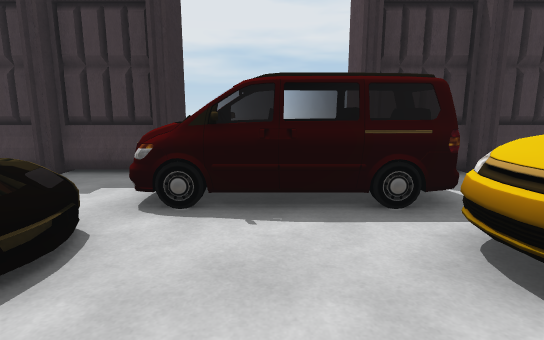
[1] (above)

20 first-person views from a walk through a 3-D level made in the Unity game engine. The camera is 1.4 m above the floor, tilts 10° down and sees 80° across. The floor is counted in squares, 1 m on a side. Each view is taken from the middle of a square. On the plan, view 1 faces up. The plan holds only what a view shows up to about 15 squares ahead; the rest is blank. The place goes on beyond the plan. The player character is not drawn.

[2]
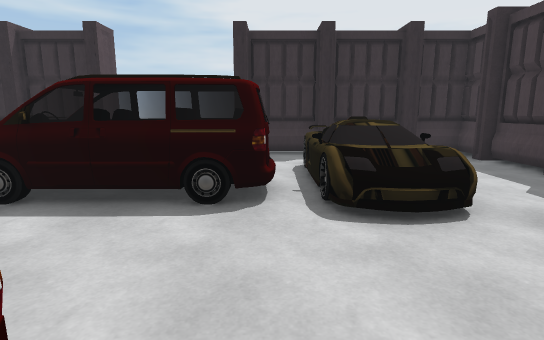

[3]
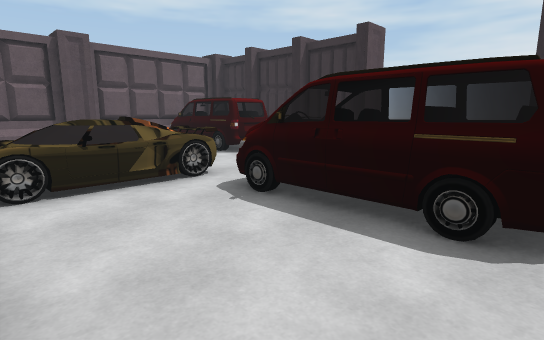

[4]
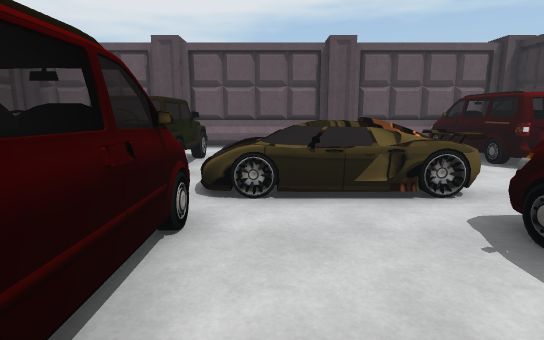

[5]
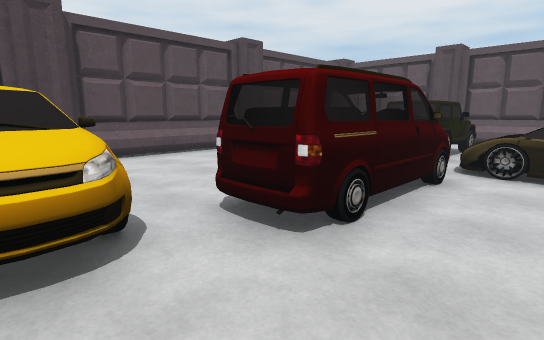

[6]
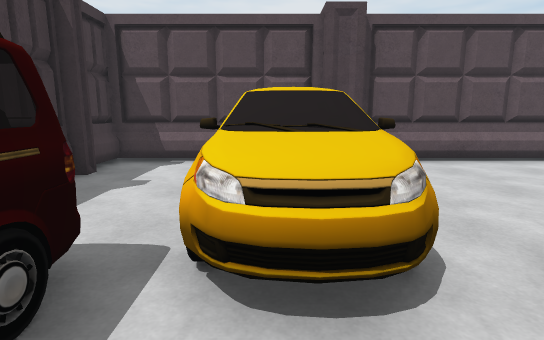

[7]
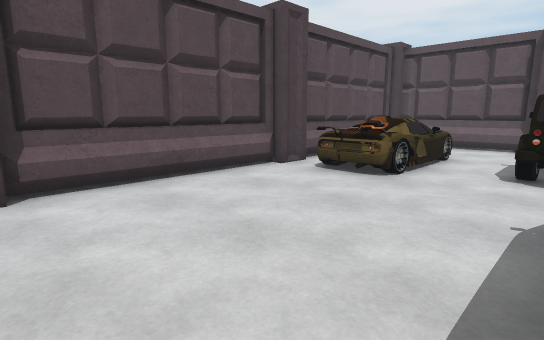

[8]
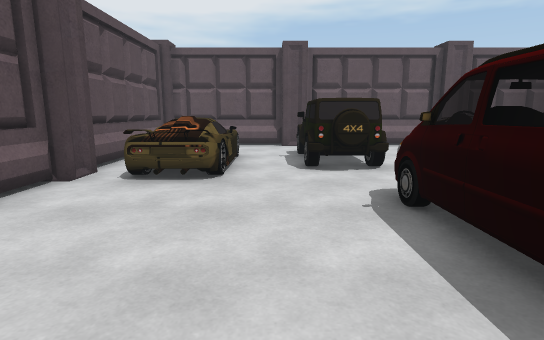

[9]
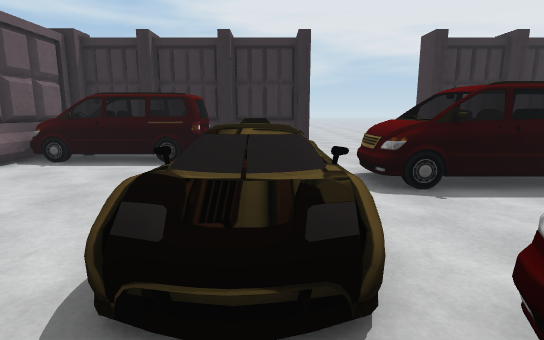

[10]
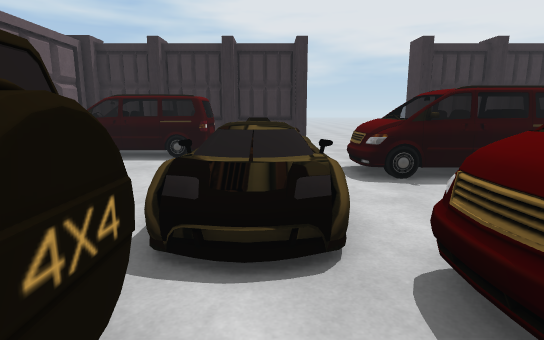

[11]
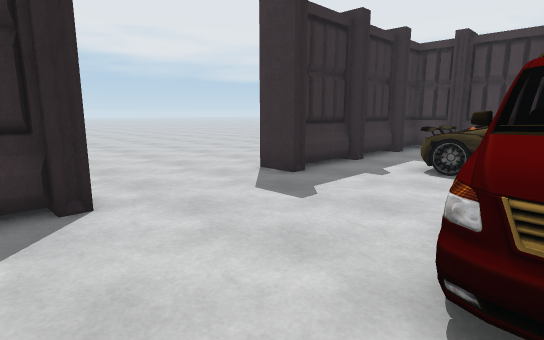

[12]
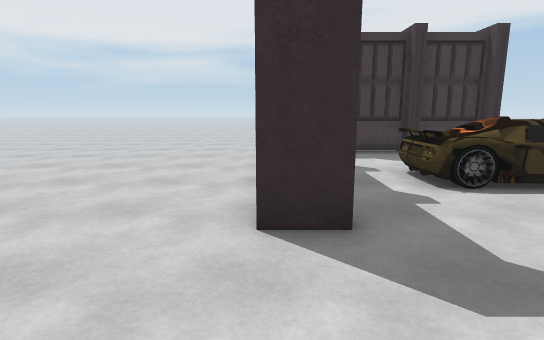

[13]
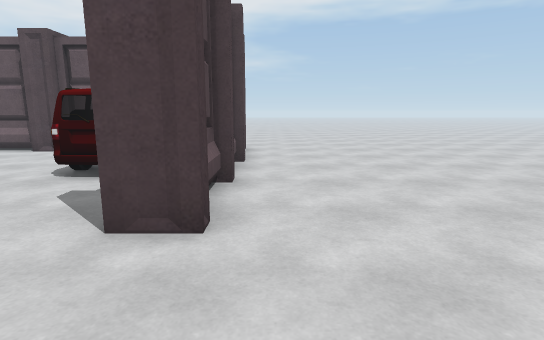

[14]
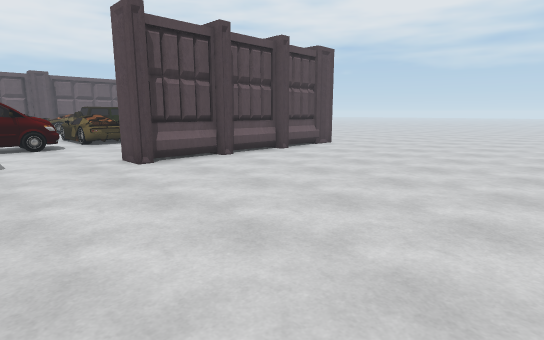

[15]
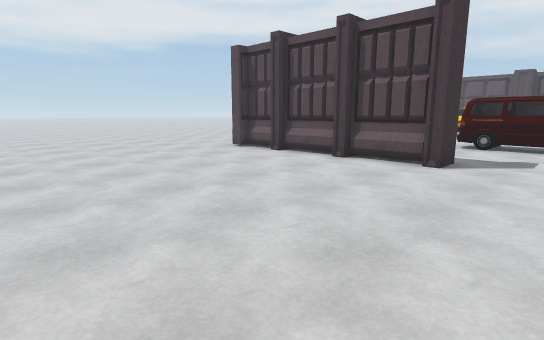

[16]
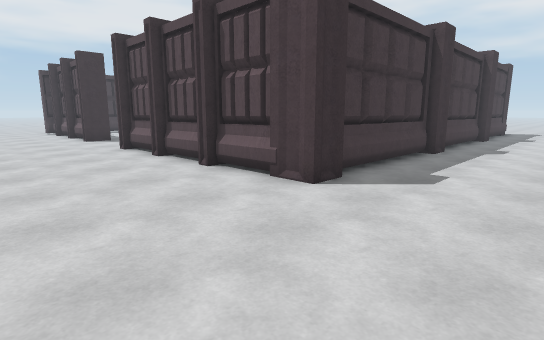

[17]
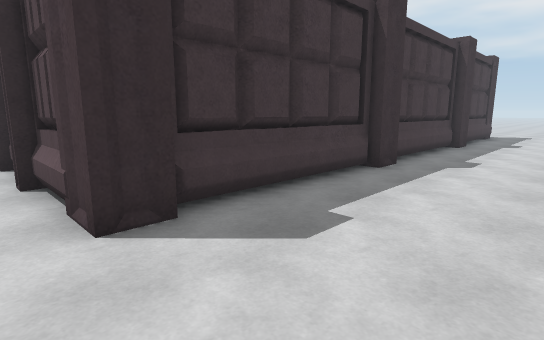

[18]
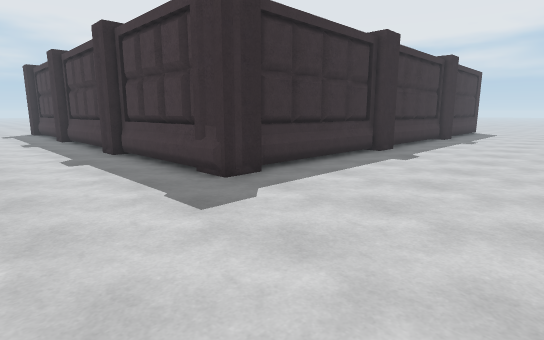

[19]
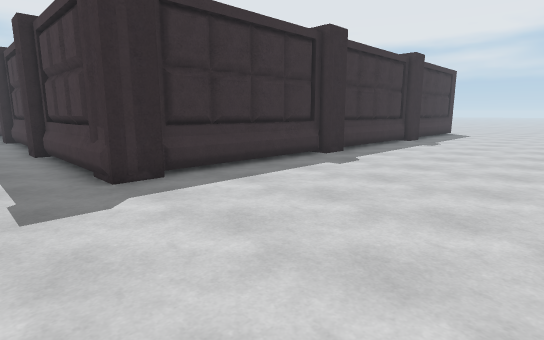

[20]
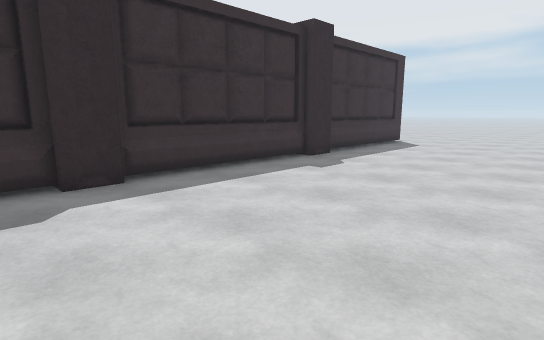

### Floor plan
Key: @ floor where view 1 was taken; # wall or solid block; x gap in a wall; . floor; / step, stairs or slope; = window, fence, low wall or low ledge; ^ raised ledge; B box; C car; W wheel; O other object.
Columns run from 19 left of view 1 to 17 right of it. Each row starts with its distance up from view 1.
 12  ......
 11 .........
 10 .........                        ..
  9 ..........                      ...
  8 .........#B#BB#BB    #BB#BBBB# ....
  7 .........BBB.....      .B..B.#......
  6  ........##......OOOOOO......#......
  5  ........BB......OOOOOO......#......
  4  ........BB.CCCCC.....OOOO   #......
  3 .........##./   //...OOOOOO  #......
  2 .........BB.//C//....OOOOOO  #......
  1 .........BB...OOO............#......
  0 .........##...OOO..@OOO......#......
 -1 ..............OOO...OOO......#......
 -2 ..............OOO...OOO......#.......
 -3 ..............OOO...OOO......#.......
 -4 ..............OOO...OOO......#.......
 -5 .........##.....CCCCCO.......#.......
 -6 .........BB.....CCCCC....CCCx#.......
 -7 .........BB.....CCCCC###.CCC.#......
 -8  ........##OOO.  ....=#W.CC .#.......
 -9  ........BBOOO.......=#=.CC  #......
-10 .........BBOOO..... .^ O.C   #.......
-11 .........BBOOO....  ..^ ..   #.......
-12 .........BBOOO.... ........  #.......
-13 .........###O#################.......
-14 .........#####################.......
-15 ....................................
-16 .....................................
-17   .................................
-18   ... .........              ..... .

Where each view was taken, in squares from view 1:
view 1: 0 up, 0 right, facing up
view 2: 1 up, 2 right, facing left
view 3: 1 up, 1 right, facing down-left
view 4: 0 up, 0 right, facing down
view 5: 3 up, 1 left, facing down-right
view 6: 3 up, 0 right, facing right
view 7: 1 up, 3 right, facing down-right
view 8: 1 up, 5 right, facing down
view 9: 6 down, 3 right, facing left
view 10: 6 down, 4 right, facing left
view 11: 6 down, 4 left, facing up-left
view 12: 4 down, 10 left, facing up
view 13: 1 down, 11 left, facing down
view 14: 1 down, 19 left, facing down-right
view 15: 3 down, 19 left, facing up-right
view 16: 18 down, 15 left, facing up-right
view 17: 18 down, 11 left, facing up-right
view 18: 18 down, 16 right, facing up-left
view 19: 16 down, 17 right, facing up-left
view 20: 8 down, 17 right, facing up-left
